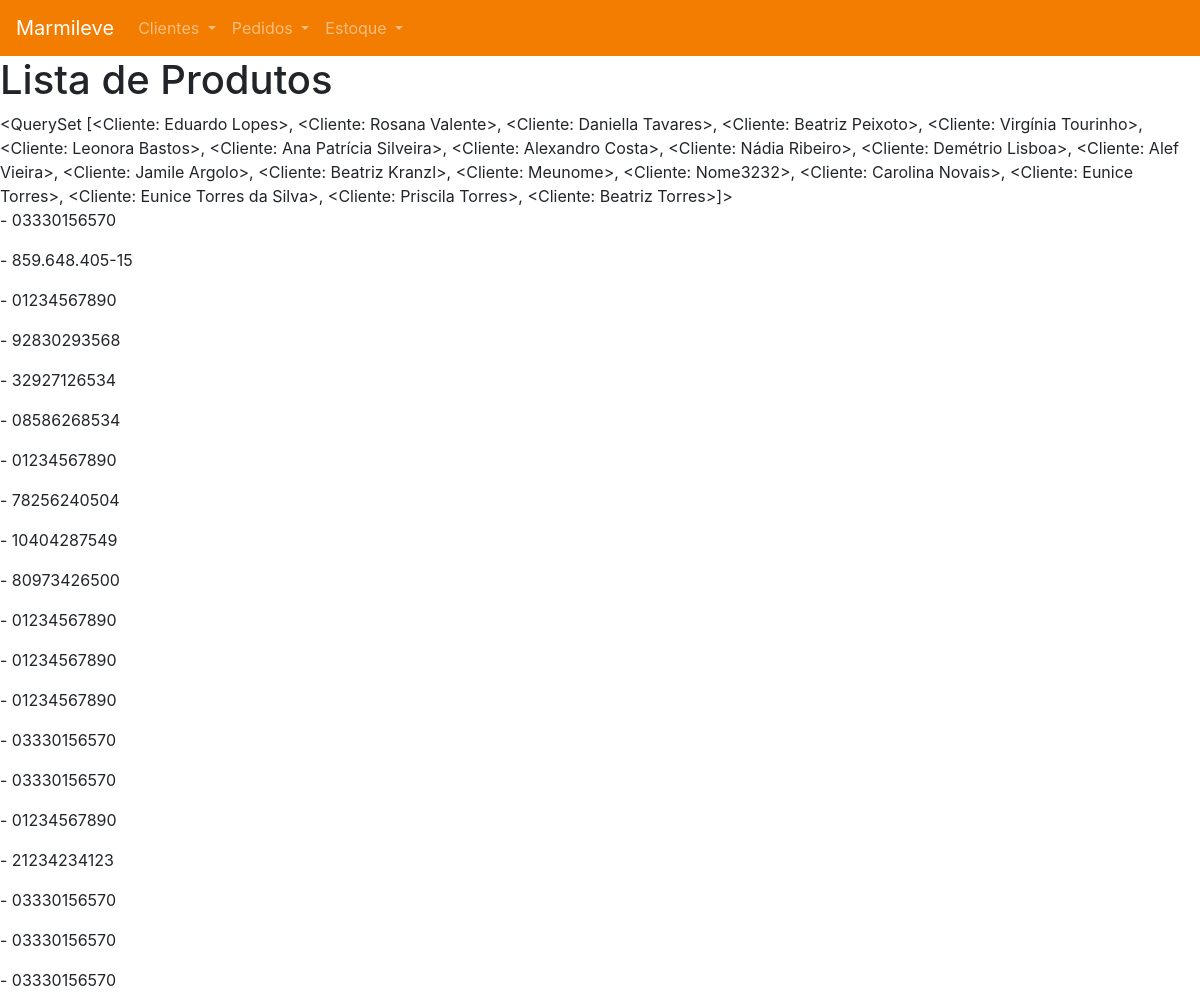
The app's page /productview/ with its own data.
### sitemarmileve/models.py (models this page shows)
class Cliente(models.Model):
    nome = models.CharField(max_length=200, unique=True)
    email = models.EmailField()
    telefone = models.CharField(max_length=11)
    cpf = models.CharField(max_length=200)
    def __str__(self):
        return str(self.nome)

### sitemarmileve/views.py (the view)
# urls.py: path('productview/', product_list_view),
def product_list_view(request):
    queryset = Cliente.objects.all()
    context = {'object_list': queryset}
    template_name = 'sitemarmileve/productview.html'
    return render(request, template_name, context)

### sitemarmileve/templates/sitemarmileve/productview.html
{% extends 'sitemarmileve/base.html' %}
{% block content %}
<h1>Lista de Produtos</h1>
{{ object_list }}
{% for i in object_list %}
<p><a href="/clientelookup/{{i.id}}">{{i.nome_text}}</a> - {{ i.cpf }}</p>
{% endfor %}
{% endblock %}

### sitemarmileve/static/css/estilo.css (style rules this page uses)
html, body { height: 100%; }

### records on screen
Cliente: nome.nome "<QuerySet [<Cliente: Eduardo Lopes>, <Cliente: Rosana Valente>, <Cliente: Daniella Tavares>, <Cliente: Beatriz Peixoto>, <Cliente: Virgínia Tourinho>, <Cliente: Leonora Bastos>, <Cliente: Ana Patrícia Silveira>, <Cliente: Alexandro Costa>, <Cliente: Nádia Ribeiro>, <Cliente: Demétrio Lisboa>, <Cliente: Alef Vieira>, <Cliente: Jamile Argolo>, <Cliente: Beatriz Kranzl>, <Cliente: Meunome>, <Cliente: Nome3232>, <Cliente: Carolina Novais>, <Cliente: Eunice Torres>, <Cliente: Eunice Torres da Silva>, <Cliente: Priscila Torres>, <Cliente: Beatriz Torres>]>", cpf "03330156570"
Cliente: cpf "859.648.405-15"
Cliente: cpf "01234567890"
Cliente: cpf "92830293568"
Cliente: cpf "32927126534"
Cliente: cpf "08586268534"
Cliente: cpf "01234567890"
Cliente: cpf "78256240504"
Cliente: cpf "10404287549"
Cliente: cpf "80973426500"
Cliente: cpf "01234567890"
Cliente: cpf "01234567890"
Cliente: cpf "01234567890"
Cliente: cpf "03330156570"
Cliente: cpf "03330156570"
Cliente: cpf "01234567890"
Cliente: cpf "21234234123"
Cliente: cpf "03330156570"
Cliente: cpf "03330156570"
Cliente: cpf "03330156570"
